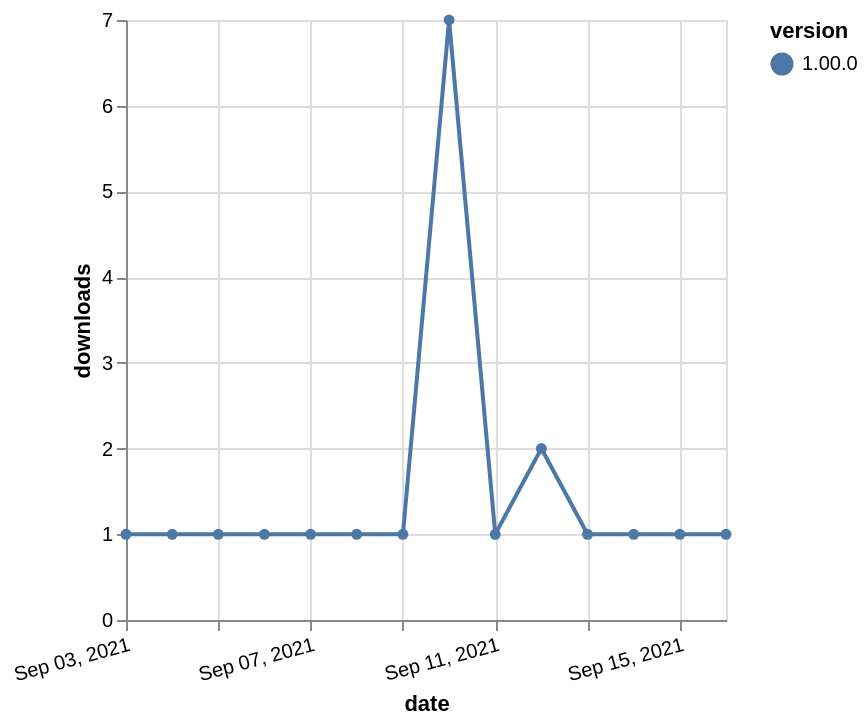

Source (Vega-Lite JSON):
### Vega-Lite specification from a JSON file in a GitHub repository (floating-point values rounded to 4 significant figures)
{"$schema": "https://vega.github.io/schema/vega-lite/v5.json", "description": "A simple bar chart with embedded data.", "data": {"values": [{"date": "2021-09-03", "total": 503, "delta": 1, "version": "1.00.0"}, {"date": "2021-09-04", "total": 504, "delta": 1, "version": "1.00.0"}, {"date": "2021-09-05", "total": 505, "delta": 1, "version": "1.00.0"}, {"date": "2021-09-06", "total": 506, "delta": 1, "version": "1.00.0"}, {"date": "2021-09-07", "total": 507, "delta": 1, "version": "1.00.0"}, {"date": "2021-09-08", "total": 508, "delta": 1, "version": "1.00.0"}, {"date": "2021-09-09", "total": 509, "delta": 1, "version": "1.00.0"}, {"date": "2021-09-10", "total": 516, "delta": 7, "version": "1.00.0"}, {"date": "2021-09-11", "total": 517, "delta": 1, "version": "1.00.0"}, {"date": "2021-09-12", "total": 519, "delta": 2, "version": "1.00.0"}, {"date": "2021-09-13", "total": 520, "delta": 1, "version": "1.00.0"}, {"date": "2021-09-14", "total": 521, "delta": 1, "version": "1.00.0"}, {"date": "2021-09-15", "total": 522, "delta": 1, "version": "1.00.0"}, {"date": "2021-09-16", "total": 523, "delta": 1, "version": "1.00.0"}]}, "width": "container", "mark": {"type": "line", "point": {"filled": true}}, "encoding": {"x": {"field": "date", "type": "temporal", "timeUnit": "yearmonthdate", "title": "date", "axis": {"labelAngle": -15}}, "y": {"field": "delta", "type": "quantitative", "title": "downloads"}, "color": {"field": "version", "type": "nominal"}, "tooltip": {"field": "delta"}}}
